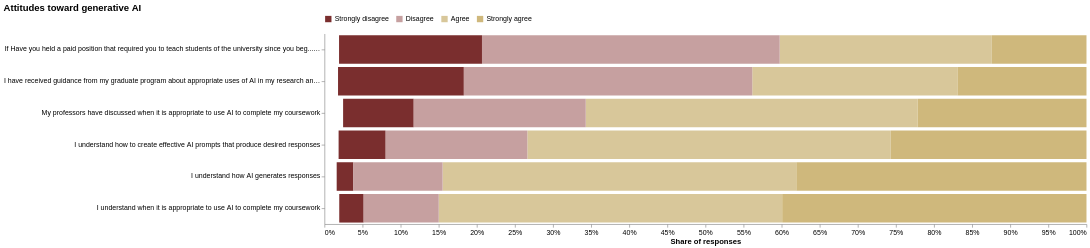

The code cell stored with this chart in its notebook:
### Code cell
# Attitudes & guidance (agree–disagree). 100% stacked, ordered by share agreeing.
att = raw_survey[attitude_cols].melt(var_name="code", value_name="Response").dropna()
att["Item"] = att["code"].map(label)
att["rank"] = att["Response"].map({r: i for i, r in enumerate(LIKERT_ORDER)})

item_order = (att.assign(agree=att["Response"].isin(["Agree", "Strongly agree"]))
              .groupby("Item")["agree"].mean().sort_values().index.tolist())

LIKERT_COLORS = ["#7A2E2E", "#C6A0A0", "#D8C79A", CU_GOLD]   # disagree -> agree

display(show_table(
    att.assign(Agree=att["Response"].isin(["Agree", "Strongly agree"]))
       .groupby("Item").agg(**{"% Agree": ("Agree", "mean"), "n": ("Agree", "size")})
       .assign(**{"% Agree": lambda d: 100 * d["% Agree"]})
       .sort_values("% Agree", ascending=False).reset_index(),
    title="Agreement with AI statements (top-two-box)", hide_index=True))

alt.Chart(att).mark_bar().encode(
    y=alt.Y("Item:N", sort=item_order, title=None),
    x=alt.X("count():Q", stack="normalize", title="Share of responses", axis=alt.Axis(format="%")),
    color=alt.Color("Response:N", sort=LIKERT_ORDER,
                    scale=alt.Scale(domain=LIKERT_ORDER, range=LIKERT_COLORS),
                    legend=alt.Legend(orient="top", title=None)),
    order=alt.Order("rank:Q"),
    tooltip=["Item", "Response", alt.Tooltip("count():Q", title="n")],
).properties(width=1200, height=50 * len(item_order), title="Attitudes toward generative AI")

### Figure 1 — Vega-Lite specification as saved in the notebook (floating-point values rounded to 4 significant figures; data arrays with more than 128 entries replaced by an {"elided": "..."} marker saying what was removed)
{"config": {"view": {"stroke": null}, "axis": {"grid": false, "labelColor": "#000000", "titleColor": "#000000", "labelFontSize": 11, "titleFontSize": 12, "labelLimit": 500}, "title": {"anchor": "start", "color": "#000000", "fontSize": 15}, "legend": {"labelFontSize": 11, "titleFontSize": 12}, "range": {"category": ["#CFB87C", "#565A5C", "#000000", "#9EA2A2", "#7A6F52"]}}, "data": {"name": "data-294d7f68afbe16acfc4f011bfe06a78f"}, "mark": {"type": "bar"}, "encoding": {"color": {"field": "Response", "legend": {"orient": "top", "title": null}, "scale": {"domain": ["Strongly disagree", "Disagree", "Agree", "Strongly agree"], "range": ["#7A2E2E", "#C6A0A0", "#D8C79A", "#CFB87C"]}, "sort": ["Strongly disagree", "Disagree", "Agree", "Strongly agree"], "type": "nominal"}, "order": {"field": "rank", "type": "quantitative"}, "tooltip": [{"field": "Item", "type": "nominal"}, {"field": "Response", "type": "quantitative"}, {"aggregate": "count", "title": "n", "type": "quantitative"}], "x": {"aggregate": "count", "axis": {"format": "%"}, "stack": "normalize", "title": "Share of responses", "type": "quantitative"}, "y": {"field": "Item", "sort": ["If Have you held a paid position that required you to teach students of the university since you beg... = Yes I have received guidance from my graduate program about appropriate uses of AI in my teaching", "I have received guidance from my graduate program about appropriate uses of AI in my research and writing", "My professors have discussed when it is appropriate to use AI to complete my coursework", "I understand how to create effective AI prompts that produce desired responses", "I understand how AI generates responses", "I understand when it is appropriate to use AI to complete my coursework"], "title": null, "type": "nominal"}}, "height": 300, "title": "Attitudes toward generative AI", "width": 1200, "$schema": "https://vega.github.io/schema/vega-lite/v6.4.1.json", "datasets": {"data-294d7f68afbe16acfc4f011bfe06a78f": {"elided": "6766 records"}}}
